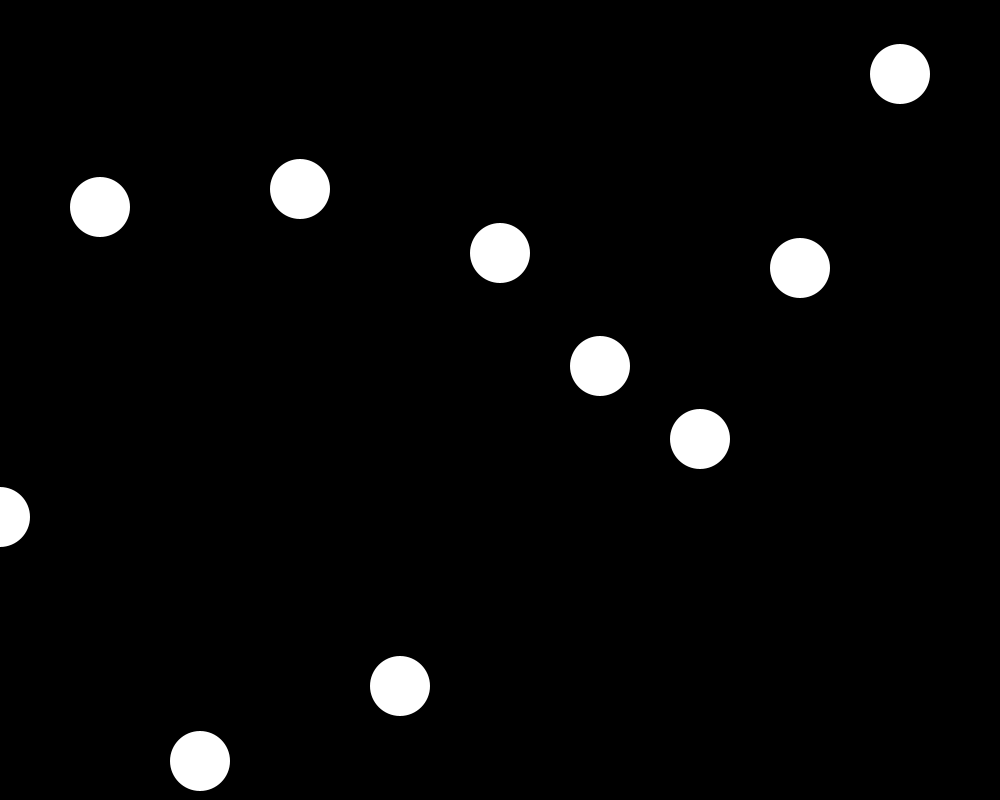
Frame 1 (no input)
Frame 60 (the mouse pressed at the canvas centre just before this capture): identical to frame 1, image omitted
Frame 120 (the mouse held since frame 60 and released just before this capture): identical to frame 1, image omitted

The Processing sketch that drew this single still picture (run headless with seeded random() and noise(); from frame 60 on, the mouse is pressed at the canvas centre):

// Processing sketch: processing_157209
// ── processing_157209.pde

int howMany = 10;
int[] posX = new int[howMany];
int[] posY = new int[howMany];
int diameter = 60;

void setup(){
  size(1000,800);
  for (int i = 0; i < howMany; i++){ //assign each of the positions, so we have randomly arranged ellipses before we start
   posX[i] = i * 100;
   posY[i] = (int)random(height);
  }
  noStroke();
}
void draw(){
  background(0);
  for(int i = 0; i < howMany; i++){ //draw each of the ellipses
   ellipse(posX[i] , posY[i], diameter, diameter);
  }
  
}

void mouseDragged(){ //start using the mouse position if the cursor is dragged and its close enough
  println("ZE MOUSE IS BEING DRAGGED");
 for ( int i = 0; i < howMany; i++){ //using a for loop, so we can check for each position in the array
   if (dist( mouseX, mouseY, posX[i], posY[i]) < diameter / 2){ //check to make sure the cursor is close enough to the ellipse
     posX[i] = mouseX;
     posY[i] = mouseY;
   } 
 }
  
}
